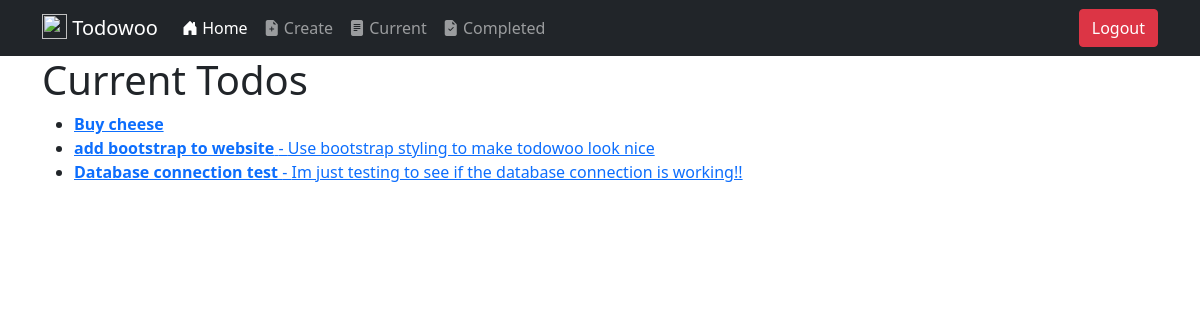
Before: /current/ (signed in) with the older database file.
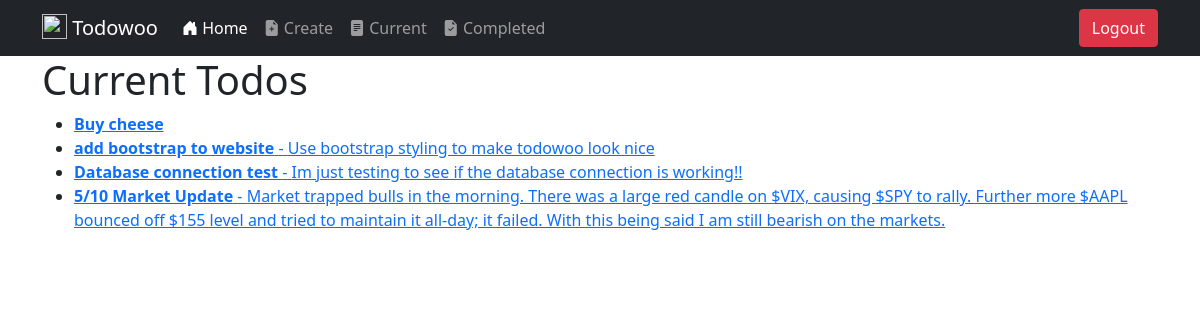
After: the same page with the newer database file.
### todo/models.py (models this page shows, shortened)
class Todo(models.Model):
    title = models.CharField(max_length=100)
    description = models.TextField(blank=True)
    created = models.DateTimeField(auto_now_add=True)
    datecompleted = models.DateTimeField(null=True, blank=True)
    important = models.BooleanField(default=False)
    user = models.ForeignKey(User, on_delete=models.CASCADE)

### todo/views.py (the view)
# urls.py: path('current/', views.currenttodos, name="currenttodos"),
@login_required
def currenttodos(request):
    todos = Todo.objects.filter(user=request.user, datecompleted__isnull=True)
    return render(request, 'todo/currenttodos.html', {'todos': todos})

### todo/templates/todo/currenttodos.html
{% extends 'todo/base.html' %}
{% block content %}
<h1>Current Todos</h1>
<ul>
{% for todo in todos %}
<li>
    <a href="{% url 'viewtodo' todo.id %}">
    {% if todo.important %}<b>{% endif %}{{ todo.title }}{% if todo.important %}</b>{% endif %}
    {% if todo.description %} - {{ todo.description }}{% endif %}
    </a>
</li>
{% endfor %}
</ul>
{% endblock %}

### todo/templates/todo/base.html (shortened to what this page needs)
{% load static %}
<!doctype html>
<html lang="en">
  <head>
    <link href="https://cdn.jsdelivr.net/npm/bootstrap@5.1.3/dist/css/bootstrap.min.css" rel="stylesheet">
    <link rel="stylesheet" href="https://cdn.jsdelivr.net/npm/bootstrap-icons@1.8.1/font/bootstrap-icons.css">
  </head>
  <body>
    {% include 'todo/navbar.html' %}
    <div class="container-md">
        {% block content %}
        {% endblock %}
    </div>
  </body>
</html>

### todo/templates/todo/navbar.html (shortened to what this page needs)
{% load static %}
<nav class="navbar navbar-expand-md navbar-dark bg-dark">
  <div class="container">
    <a class="navbar-brand" id="navbar-text" href="{% url 'home' %}">
      <img src="{% static 'todo/clipboard.png' %}" alt="" width="25" height="25"
        class="d-inline-block align-text-top" />
      Todowoo</a>
    {% if user.is_authenticated %}
    <div class="collapse navbar-collapse" id="navbarSupportedContent">
      <ul class="navbar-nav me-auto mb-2 mb-md-0">
        <li class="nav-item">
          <a class="nav-link active" aria-current="page" href="{% url 'home' %}"><i class="bi bi-house-door-fill"></i>
            Home</a>
        </li>
        <li class="nav-item">
          <a class="nav-link" aria-current="page" href="{% url 'createtodo' %}"><i
              class="bi bi-file-earmark-plus-fill"></i> Create </a>
        </li>
        <li class="nav-item">
          <a class="nav-link" aria-current="page" href="{% url 'currenttodos' %}"><i class="bi bi-file-text-fill"></i>
            Current</a>
        </li>
        <li class="nav-item">
          <a class="nav-link" aria-current="page" href="{% url 'completedtodos' %}"><i
              class="bi bi-file-earmark-check-fill"></i> Completed</a>
        </li>
      </ul>
      <button type="button" class="btn btn-danger" data-bs-toggle="modal" data-bs-target="#logoutModal">
        Logout
      </button>
    </div>
    {% endif %}
</nav>

Changed rows visible on the page:
added Todo: title "5/10 Market Update", description "Market trapped bulls in the morning. There was a large red candle on $VIX, causing $SPY to rally. Further more $AAPL bounced off $155 level and tried to maintain it all-day; it failed. With this being said I am still bearish on the markets."
